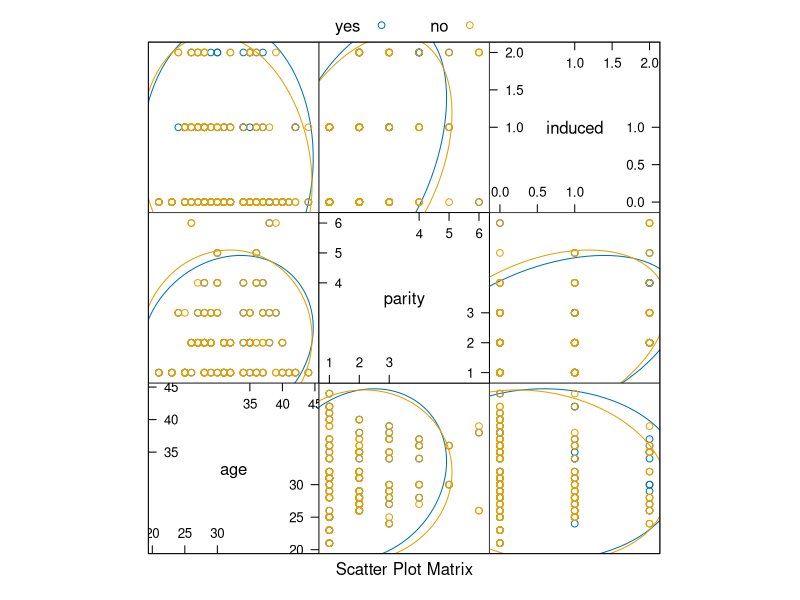
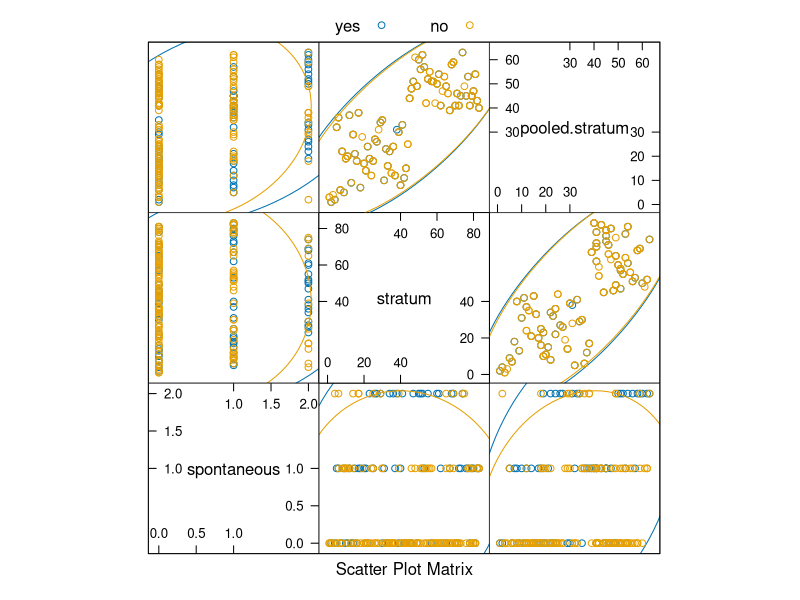
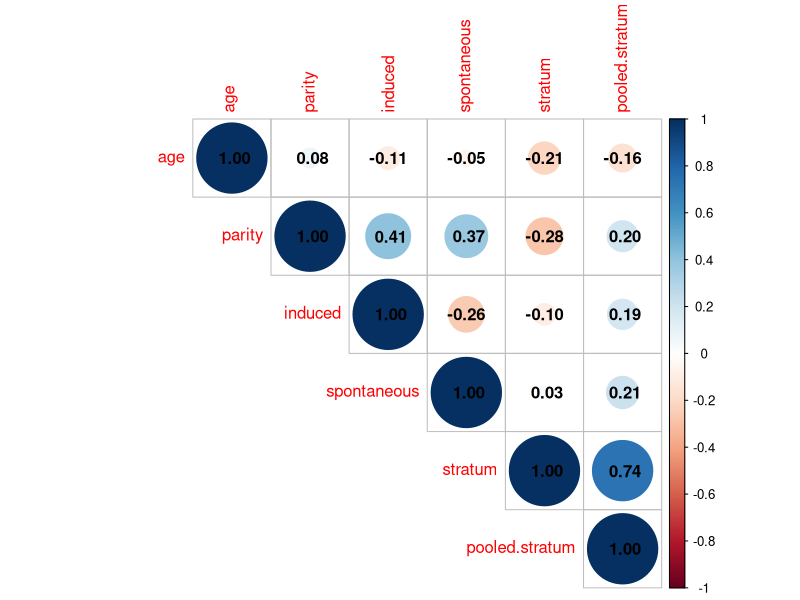
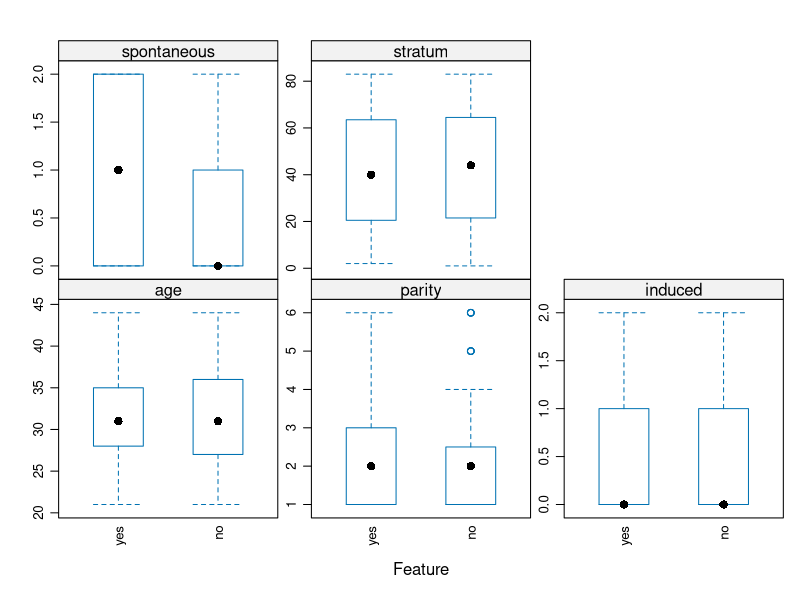
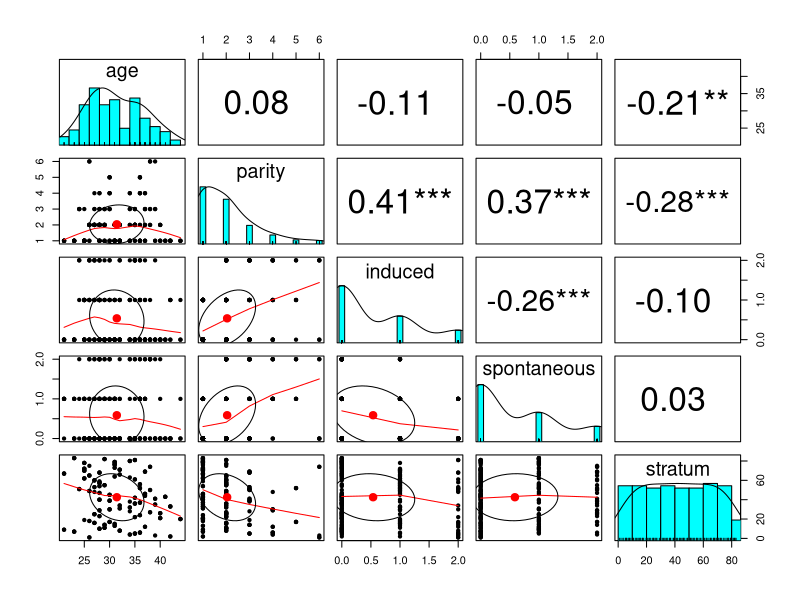
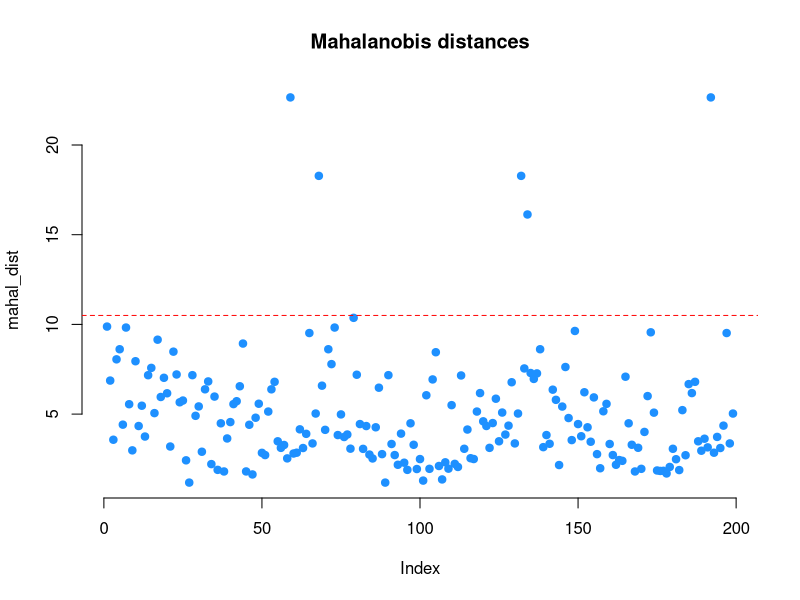

Reproduce these figures in R, in order. (Note: this script raises an error after producing the figures.)
suppressPackageStartupMessages(library(dplyr))
suppressPackageStartupMessages(library(ROSE))
suppressPackageStartupMessages(library(randomForest))
suppressPackageStartupMessages(library(ranger))
suppressPackageStartupMessages(library(caret))


# Prepare raw data
data("infert")
infert$case[infert$case == 0] = 2
infert$case[infert$case == 1] = "yes"
infert$case[infert$case == 2] = "no"
infert$case = factor(x      = infert$case,
                     levels = c("yes", "no"))

set.seed(123)
in_train = createDataPartition(y     = infert$case,
                               times = 1,
                               p     = 0.8,
                               list  = F)
infert_train = infert[in_train,]
infert_test  = infert[-in_train,]
rm(in_train)


# Exploratory data analysis
summary(infert_train)
sum(complete.cases(infert_train))


# Scatter plots show that there is a correlation between stratum and
# pooled.stratum variables. Other variables do not correlate.
temp1 = infert_train[, c(2:5)]
temp2 = infert_train[, c(5:8)]

featurePlot(x    = temp1[, -4],
            y    = temp1$case,
            plot = 'ellipse',
            auto.key = list(columns = 2))

featurePlot(x    = temp2[, -1],
            y    = temp2$case,
            plot = 'ellipse',
            auto.key = list(columns = 2))

rm(temp1, temp2)


# Correlation matrix confirms that there is significant correlation between
# stratum and pooled.stratum -- we might not need both variables to run the
# the model in the future
corrplot::corrplot(corr = cor(infert_train[, -c(1, 5)]),
                   type = "upper",
                   addCoef.col = "black")

infert_train = infert_train[, -8]


# Boxplot comparison shows that the main variable that differ yes/no is
# spontaneous. Other variables are almost the same. There also outliers in
# the parity variable
featurePlot(x    = infert_train[, -c(1, 5)],
            y    = infert_train$case,
            plot = "box",
            scales = list(y = list(relation = "free"),
                          x = list(rot      = 90)),
            auto.key = list(columns = 2))


# Check outliers using Mahalanobis Distance
# Substitute outliers with median values
psych::pairs.panels(infert_train[, -c(1, 5)], stars = T)
temp_train = infert_train[, -c(1, 5)]
mahal_dist = mahalanobis(temp_train, colMeans(temp_train), cov(temp_train))
plot(x     = mahal_dist,
     col   = "dodgerblue",
     pch   = 19,
     frame = F,
     main  = "Mahalanobis distances")
abline(h   = 10.5,
       col = "red",
       lty = 2)

outs = which(mahal_dist > 10.5)
rm(mahal_dist, temp_train)

infert_train$parity[outs] = median(infert_train$parity)

# Check how deleting of correlated pred impacts the performance of the model
# The test shows that deleting correlated variables increased ROC from 0.808
# to 0.822
## mMake balanced dataset
temp_balance = ROSE(case ~., data = infert_train, seed = 1)$data
temp_balance$case = relevel(temp_balance$case, ref = "yes")
prop.table(table(temp_balance$case))

## search grid: mtry = 5, ns = 6, sample = 0.7
hyper_grid_bs = expand.grid(mtry        = seq(2, 6, by = 1),
                            node_size   = seq(2, 9, by = 2),
                            sample_size = c(0.55, 0.632, 0.70, 0.80),
                            OOB_RMSE    = 0)

for (i in 1:nrow(hyper_grid_bs)){
    
    model = ranger(formula         = case ~.,
                   data            = temp_balance,
                   num.trees       = 500,
                   mtry            = hyper_grid_bs$mtry[i],
                   min.node.size   = hyper_grid_bs$node_size[i],
                   sample.fraction = hyper_grid_bs$sample_size[i],
                   seed            = 123)
    
    hyper_grid_bs$OOB_RMSE[i] = sqrt(model$prediction.error)
}

hyper_grid_bs %>% 
    dplyr::arrange(OOB_RMSE) %>% 
    head(10)

## make model with best params
model6 = ranger(formula         = case ~.,
                data            = temp_balance,
                num.trees       = 500,
                mtry            = 3,
                min.node.size   = 6,
                sample.fraction = 0.550,
                probability     = T, 
                seed            = 123)

## make prediction using the model with reduced variables
output6 = data.frame(obs  = infert_test$case,
                     pred = predict(model6,
                                    data = infert_test,
                                    type = "response")$predictions)



output6$pred = "yes"
output6 = output6 %>% select(obs, pred, pred.yes, pred.no)
output6$pred[output6$pred.yes < output6$pred.no] = "no"
colnames(output6) = c("obs", "pred", "yes", "no")
output6$pred = factor(x = output6$pred,
                      levels = c("yes", "no"))


confusionMatrix(data      = output6$pred,
                reference = output6$obs)
twoClassSummary(data = output6,
                lev  = levels(output6$obs))

# Plot the ROC curve
roc_curve = pROC::roc(response  = output6$obs,
                      predictor = output6$pred)


# You do not need to take care of near zero variance because tree-based models
# do not depend on NZV. However it might be good to scale and center the data
# -- lets test if it is any good to the model. The test shows that scaling and
# centering does not help to improve the model performance.
transformed = preProcess(x      = infert_train[, -5],
                         method = c("center", "scale", "YeoJohnson", "nzv"))
transformed

trans_train = predict(transformed, infert_train)
trans_test  = predict(transformed, infert_test)

trans_bs = ROSE(case ~., data = trans_train, seed = 1)$data
trans_bs$case = relevel(trans_bs$case, ref = "yes")
prop.table(table(trans_bs$case))

for (i in 1:nrow(hyper_grid_bs)){
    
    model = ranger(formula         = case ~.,
                   data            = trans_bs,
                   num.trees       = 500,
                   mtry            = hyper_grid_bs$mtry[i],
                   min.node.size   = hyper_grid_bs$node_size[i],
                   sample.fraction = hyper_grid_bs$sample_size[i],
                   seed            = 123)
    
    hyper_grid_bs$OOB_RMSE[i] = sqrt(model$prediction.error)
}

hyper_grid_bs %>% 
    dplyr::arrange(OOB_RMSE) %>% 
    head(10)

model8 = ranger(formula         = case ~.,
                data            = trans_bs,
                num.trees       = 500,
                mtry            = 5,
                min.node.size   = 6,
                sample.fraction = 0.632,
                probability     = T, 
                seed            = 123)
model8

output8 = data.frame(obs  = trans_test$case,
                     pred = predict(model8,
                                    data = trans_test,
                                    type = "response")$predictions)
output8$pred = "yes"
output8 = output8 %>% select(obs, pred, pred.yes, pred.no)
output8$pred[output8$pred.yes < output8$pred.no] = "no"
colnames(output8) = c("obs", "pred", "yes", "no")
output8$pred = factor(x = output8$pred,
                      levels = c("yes", "no"))


confusionMatrix(data      = output8$pred,
                reference = output8$obs)
twoClassSummary(data = output8,
                lev  = levels(output8$obs))
